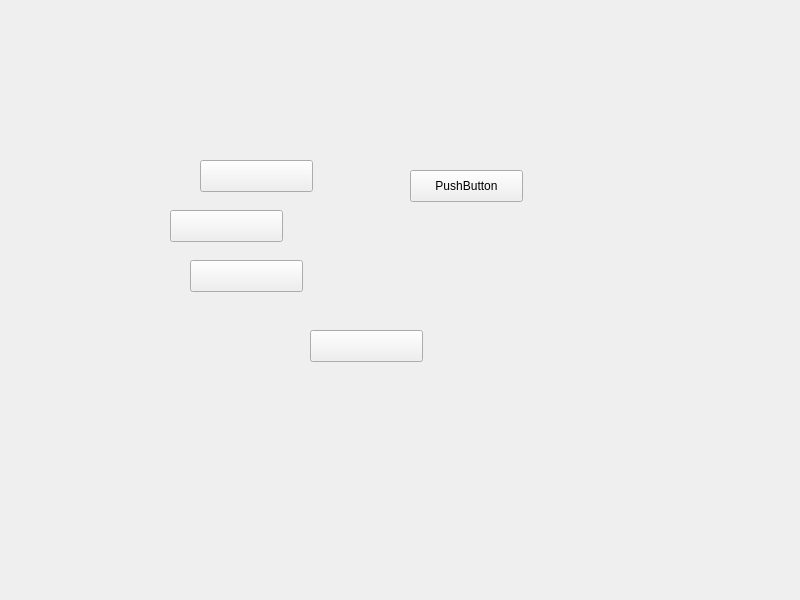
<?xml version="1.0" encoding="UTF-8"?>
<ui version="4.0">
 <class>mainscence</class>
 <widget class="QWidget" name="mainscence">
  <property name="geometry">
   <rect>
    <x>0</x>
    <y>0</y>
    <width>800</width>
    <height>600</height>
   </rect>
  </property>
  <property name="windowTitle">
   <string>mainscence</string>
  </property>
  <widget class="QPushButton" name="pushButton">
   <property name="geometry">
    <rect>
     <x>200</x>
     <y>160</y>
     <width>113</width>
     <height>32</height>
    </rect>
   </property>
   <property name="text">
    <string/>
   </property>
  </widget>
  <widget class="QPushButton" name="pushButton_2">
   <property name="geometry">
    <rect>
     <x>170</x>
     <y>210</y>
     <width>113</width>
     <height>32</height>
    </rect>
   </property>
   <property name="text">
    <string/>
   </property>
  </widget>
  <widget class="QPushButton" name="pushButton_3">
   <property name="geometry">
    <rect>
     <x>190</x>
     <y>260</y>
     <width>113</width>
     <height>32</height>
    </rect>
   </property>
   <property name="text">
    <string/>
   </property>
  </widget>
  <widget class="QPushButton" name="pushButton_4">
   <property name="geometry">
    <rect>
     <x>310</x>
     <y>330</y>
     <width>113</width>
     <height>32</height>
    </rect>
   </property>
   <property name="text">
    <string/>
   </property>
  </widget>
  <widget class="QPushButton" name="pushButton_5">
   <property name="geometry">
    <rect>
     <x>410</x>
     <y>170</y>
     <width>113</width>
     <height>32</height>
    </rect>
   </property>
   <property name="text">
    <string>PushButton</string>
   </property>
  </widget>
 </widget>
 <resources/>
 <connections>
  <connection>
   <sender>pushButton</sender>
   <signal>clicked()</signal>
   <receiver>pushButton_2</receiver>
   <slot>show()</slot>
   <hints>
    <hint type="sourcelabel">
     <x>235</x>
     <y>183</y>
    </hint>
    <hint type="destinationlabel">
     <x>232</x>
     <y>222</y>
    </hint>
   </hints>
  </connection>
  <connection>
   <sender>pushButton</sender>
   <signal>clicked()</signal>
   <receiver>pushButton</receiver>
   <slot>hide()</slot>
   <hints>
    <hint type="sourcelabel">
     <x>285</x>
     <y>166</y>
    </hint>
    <hint type="destinationlabel">
     <x>251</x>
     <y>161</y>
    </hint>
   </hints>
  </connection>
  <connection>
   <sender>pushButton_2</sender>
   <signal>clicked()</signal>
   <receiver>pushButton</receiver>
   <slot>show()</slot>
   <hints>
    <hint type="sourcelabel">
     <x>209</x>
     <y>213</y>
    </hint>
    <hint type="destinationlabel">
     <x>208</x>
     <y>179</y>
    </hint>
   </hints>
  </connection>
  <connection>
   <sender>pushButton_2</sender>
   <signal>clicked()</signal>
   <receiver>pushButton_2</receiver>
   <slot>hide()</slot>
   <hints>
    <hint type="sourcelabel">
     <x>269</x>
     <y>231</y>
    </hint>
    <hint type="destinationlabel">
     <x>250</x>
     <y>240</y>
    </hint>
   </hints>
  </connection>
 </connections>
</ui>
